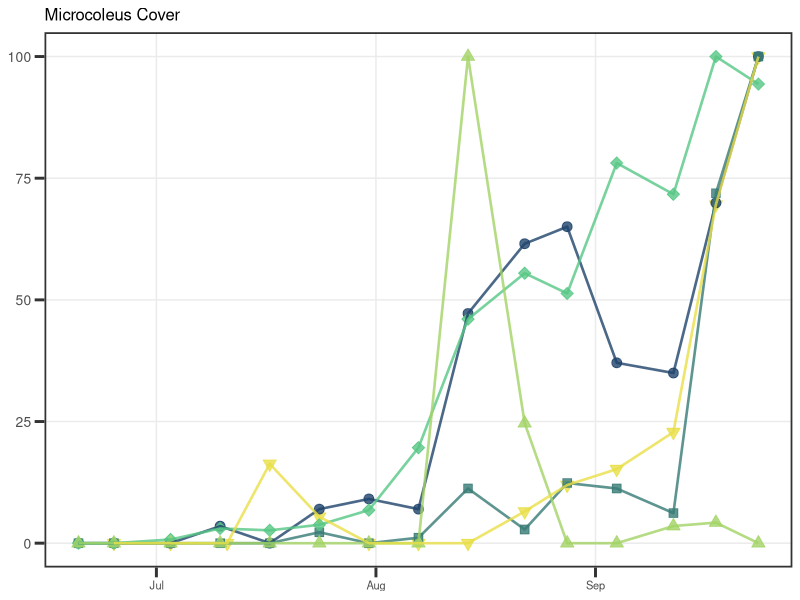
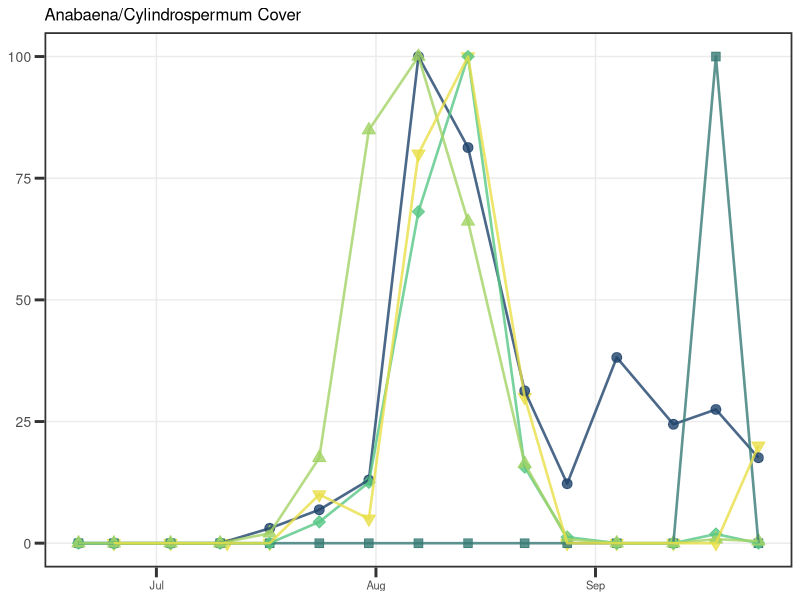
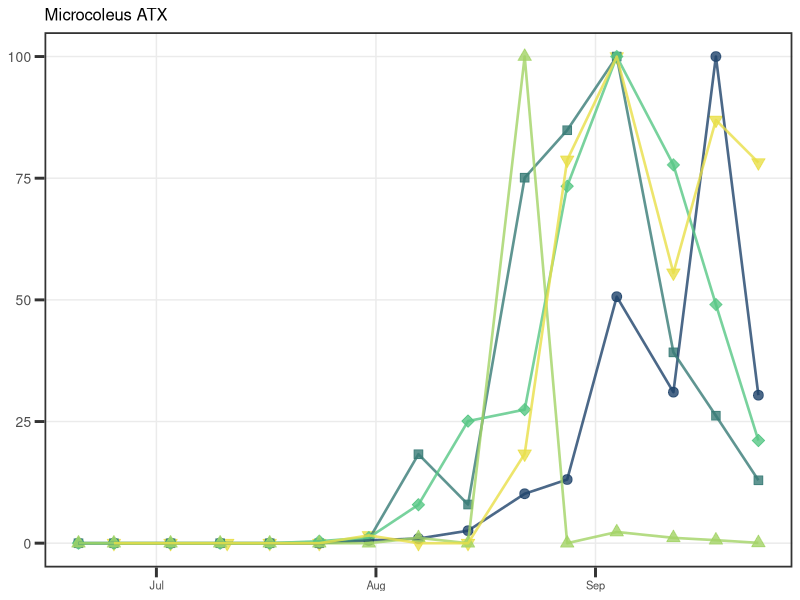
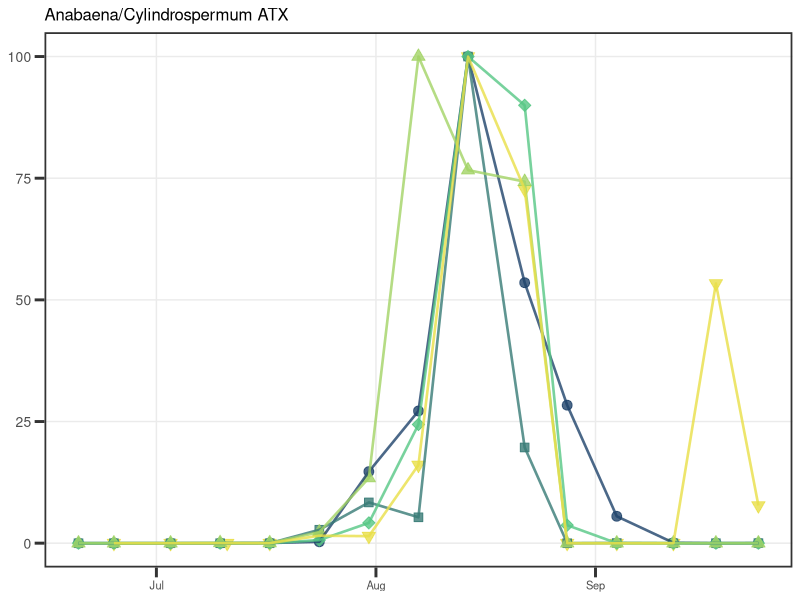
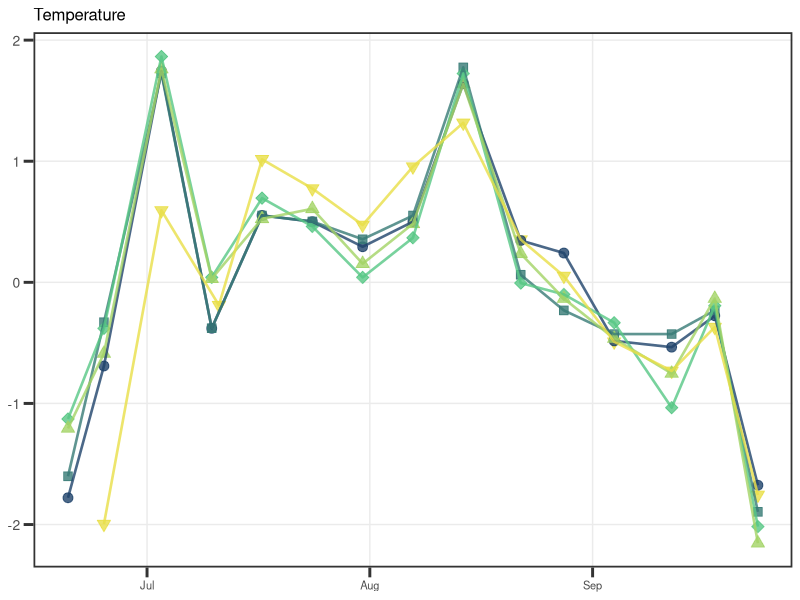
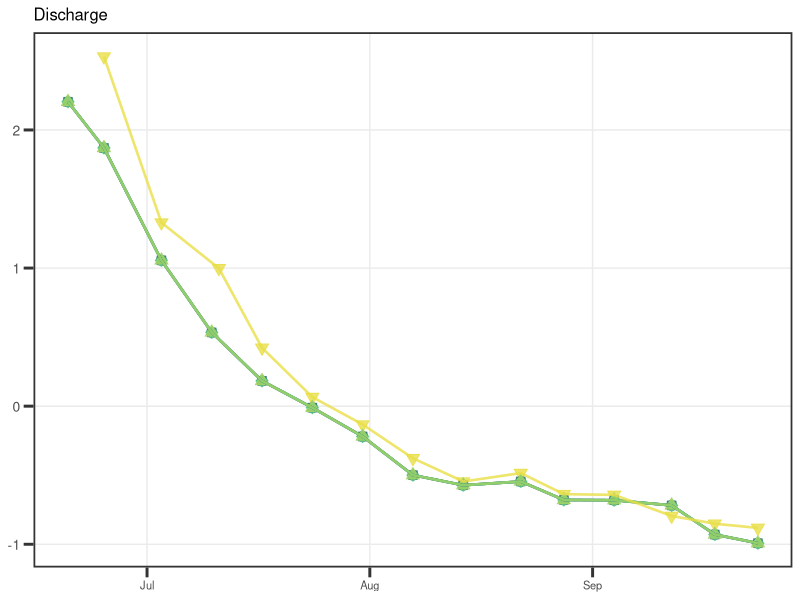
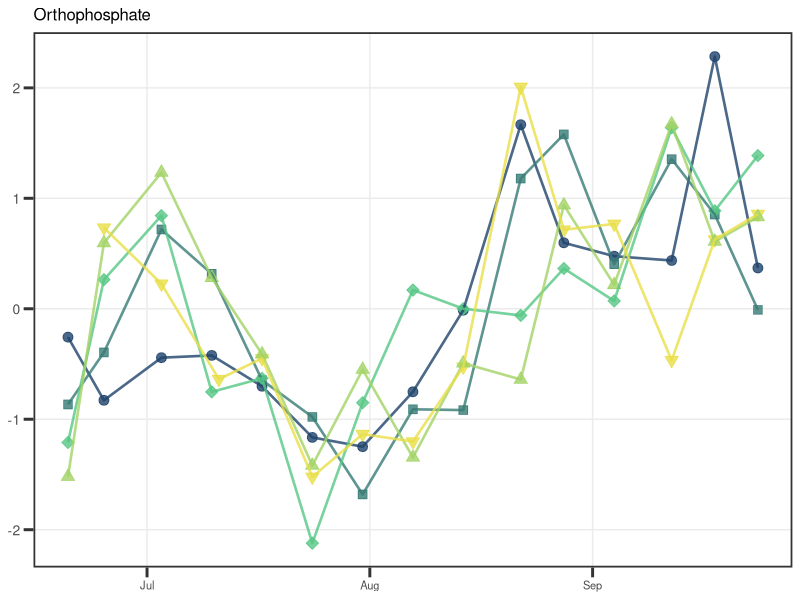
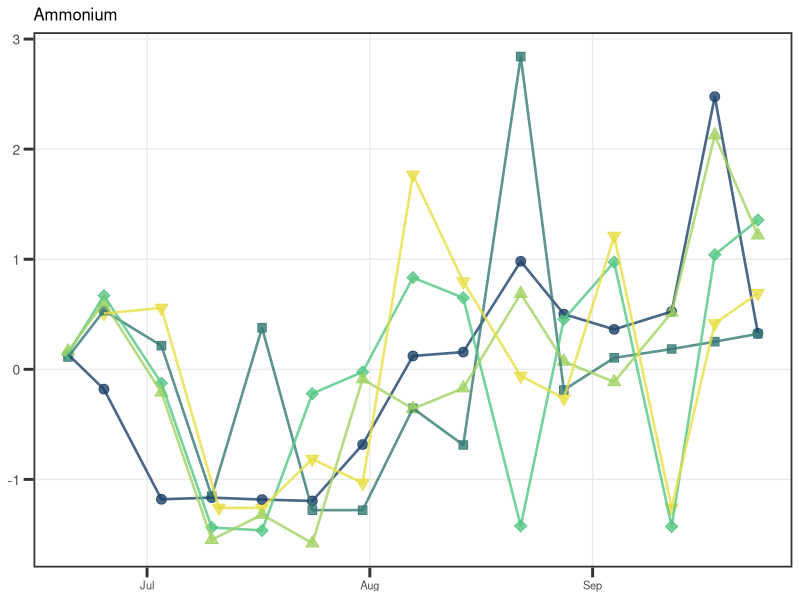

These charts were generated, in order, by the following R code: (Note: this script raises an error after producing the figures.)
#### predictive modeling covariate exploration
### Jordan Zabrecky
## last edited: 08.07.2025

# This code explores response variables covariates that may be used in 
# predictive models

#### (1) Loading libraries & data ####

# loading libraries
lapply(c("tidyverse"), require, character.only = T)

# loading in normalized/standardized data
norm_data <- read.csv("./data/predictive_models/inputs.csv") %>% 
  mutate(field_date = ymd(field_date))

# loading in raw data
raw_data <- read.csv("./data/field_and_lab/sfkeel23_combined.csv") %>%
  mutate(field_date = ymd(field_date))

#### (2) Plotting response variables ####

# palette for plots
palette <- c("#1E426B","#377B76", "#57C785", "#A2D366", "#E8DE48")

# set theme
theme_set(theme_bw() + theme(panel.grid.minor = element_blank(),
                             panel.border = element_rect(linewidth = 1.2), axis.ticks = element_line(linewidth = 1),
                             text = element_text(size = 10), axis.ticks.length=unit(.25, "cm"),
                             axis.text.y = element_text(size = 10)))

# plotting function

# normalized Microcoleus cover (quadrat metric)
norm_Micro <- ggplot(data = norm_data, aes(x = field_date, y = resp_M_cover_norm)) +
  geom_point(aes(color = site_reach, shape = site_reach, fill = site_reach), 
             size = 3, alpha = 0.8) +
  geom_line(aes(color = site_reach), alpha = 0.8, linewidth = 0.9) +
  scale_shape_manual(values = c(21, 22, 23, 24, 25)) +
  scale_fill_manual(values = palette) +
  scale_color_manual(values = palette) + 
  xlab(NULL) +
  ylab(NULL) +
  ggtitle("Microcoleus Cover") +
  theme(legend.position = "none")
norm_Micro

# normalized Anabaena/Cylindrospermum cover (quadrat metric)
norm_AnaCyl <- ggplot(data = norm_data, aes(x = field_date, y = resp_AC_cover_norm)) +
  geom_point(aes(color = site_reach, shape = site_reach, fill = site_reach), 
             size = 3, alpha = 0.8) +
  geom_line(aes(color = site_reach), alpha = 0.8, linewidth = 0.9) +
  scale_shape_manual(values = c(21, 22, 23, 24, 25)) +
  scale_fill_manual(values = palette) +
  scale_color_manual(values = palette) + 
  xlab(NULL) +
  ylab(NULL) +
  ggtitle("Anabaena/Cylindrospermum Cover") +
  theme(legend.position = "none")
norm_AnaCyl
# may want to consider throwing out site 2 since mostly Anabaena
# accumulated on the banks at this site and the one time it appeared in
# quadrat was Cylindrospermum in upstream transect (shallow pool)

# normalized Microcoleus anatoxin concentrations
norm_Micro_atx <- ggplot(data = norm_data, aes(x = field_date, y = resp_M_atx_norm)) +
  geom_point(aes(color = site_reach, shape = site_reach, fill = site_reach), 
             size = 3, alpha = 0.8) +
  geom_line(aes(color = site_reach), alpha = 0.8, linewidth = 0.9) +
  scale_shape_manual(values = c(21, 22, 23, 24, 25)) +
  scale_fill_manual(values = palette) +
  scale_color_manual(values = palette) + 
  xlab(NULL) +
  ylab(NULL) +
  ggtitle("Microcoleus ATX") +
  theme(legend.position = "none")
norm_Micro_atx
# want to consider if we want to have a statement where no anatoxins
# are predicted if there is no presence 
# (i.e. proportion of transects present == 0)

# normalized Anabaena/Cylindrospermum anatoxin concentrations
norm_AnaCyl_atx <- ggplot(data = norm_data, aes(x = field_date, y = resp_AC_atx_norm)) +
  geom_point(aes(color = site_reach, shape = site_reach, fill = site_reach), 
             size = 3, alpha = 0.8) +
  geom_line(aes(color = site_reach), alpha = 0.8, linewidth = 0.9) +
  scale_shape_manual(values = c(21, 22, 23, 24, 25)) +
  scale_fill_manual(values = palette) +
  scale_color_manual(values = palette) + 
  xlab(NULL) +
  ylab(NULL) +
  ggtitle("Anabaena/Cylindrospermum ATX") +
  theme(legend.position = "none")
norm_AnaCyl_atx

#### (3) Plotting covariates ####

## Physical covariates

# temperature
temperature <- ggplot(data = norm_data, aes(x = field_date, y = temp_C)) +
  geom_point(aes(color = site_reach, shape = site_reach, fill = site_reach), 
             size = 3, alpha = 0.8) +
  geom_line(aes(color = site_reach), alpha = 0.8, linewidth = 0.9) +
  scale_shape_manual(values = c(21, 22, 23, 24, 25)) +
  scale_fill_manual(values = palette) +
  scale_color_manual(values = palette) + 
  xlab(NULL) +
  ylab(NULL) +
  ggtitle("Temperature") +
  theme(legend.position = "none")
temperature

# discharge
discharge <- ggplot(data = norm_data, aes(x = field_date, y = discharge_m3_s)) +
  geom_point(aes(color = site_reach, shape = site_reach, fill = site_reach), 
             size = 3, alpha = 0.8) +
  geom_line(aes(color = site_reach), alpha = 0.8, linewidth = 0.9) +
  scale_shape_manual(values = c(21, 22, 23, 24, 25)) +
  scale_fill_manual(values = palette) +
  scale_color_manual(values = palette) + 
  xlab(NULL) +
  ylab(NULL) +
  ggtitle("Discharge") +
  theme(legend.position = "none")
discharge

## Water Quality covariates

# phosphate
phosphate <- ggplot(data = norm_data, aes(x = field_date, y = oPhos_ug_P_L)) +
  geom_point(aes(color = site_reach, shape = site_reach, fill = site_reach), 
             size = 3, alpha = 0.8) +
  geom_line(aes(color = site_reach), alpha = 0.8, linewidth = 0.9) +
  scale_shape_manual(values = c(21, 22, 23, 24, 25)) +
  scale_fill_manual(values = palette) +
  scale_color_manual(values = palette) + 
  xlab(NULL) +
  ylab(NULL) +
  ggtitle("Orthophosphate") +
  theme(legend.position = "none")
phosphate

# ammonium
ammonium <- ggplot(data = norm_data, aes(x = field_date, y = ammonium_mg_N_L)) +
  geom_point(aes(color = site_reach, shape = site_reach, fill = site_reach), 
             size = 3, alpha = 0.8) +
  geom_line(aes(color = site_reach), alpha = 0.8, linewidth = 0.9) +
  scale_shape_manual(values = c(21, 22, 23, 24, 25)) +
  scale_fill_manual(values = palette) +
  scale_color_manual(values = palette) + 
  xlab(NULL) +
  ylab(NULL) +
  ggtitle("Ammonium") +
  theme(legend.position = "none")
ammonium

# nitrate
nitrate <- ggplot(data = norm_data, aes(x = field_date, y = nitrate_mg_N_L)) +
  geom_point(aes(color = site_reach, shape = site_reach, fill = site_reach), 
             size = 3, alpha = 0.8) +
  geom_line(aes(color = site_reach), alpha = 0.8, linewidth = 0.9) +
  scale_shape_manual(values = c(21, 22, 23, 24, 25)) +
  scale_fill_manual(values = palette) +
  scale_color_manual(values = palette) + 
  xlab(NULL) +
  ylab(NULL) +
  ggtitle("Nitrate") +
  theme(legend.position = "none")
nitrate
# outlier for SFE-M-3 at end of July

# dissolved inorganic nitrogen (DIN; amm + nitrate)
DIN <- ggplot(data = norm_data, aes(x = field_date, y = DIN_mg_N_L)) +
  geom_point(aes(color = site_reach, shape = site_reach, fill = site_reach), 
             size = 3, alpha = 0.8) +
  geom_line(aes(color = site_reach), alpha = 0.8, linewidth = 0.9) +
  scale_shape_manual(values = c(21, 22, 23, 24, 25)) +
  scale_fill_manual(values = palette) +
  scale_color_manual(values = palette) + 
  xlab(NULL) +
  ylab(NULL) +
  ggtitle("Dissolved Inorganic Nitrogen (DIN)") +
  theme(legend.position = "none")
DIN

# conductivity
conductivity <- ggplot(data = norm_data, aes(x = field_date, y = cond_uS_cm)) +
  geom_point(aes(color = site_reach, shape = site_reach, fill = site_reach), 
             size = 3, alpha = 0.8) +
  geom_line(aes(color = site_reach), alpha = 0.8, linewidth = 0.9) +
  scale_shape_manual(values = c(21, 22, 23, 24, 25)) +
  scale_fill_manual(values = palette) +
  scale_color_manual(values = palette) + 
  xlab(NULL) +
  ylab(NULL) +
  ggtitle("Conductivity") +
  theme(legend.position = "none")
conductivity

# total dissolved carbon (TDC)
TDC <- ggplot(data = norm_data, aes(x = field_date, y = TDC_mg_L)) +
  geom_point(aes(color = site_reach, shape = site_reach, fill = site_reach), 
             size = 3, alpha = 0.8) +
  geom_line(aes(color = site_reach), alpha = 0.8, linewidth = 0.9) +
  scale_shape_manual(values = c(21, 22, 23, 24, 25)) +
  scale_fill_manual(values = palette) +
  scale_color_manual(values = palette) + 
  xlab(NULL) +
  ylab(NULL) +
  ggtitle("Total Dissolved Carbon (TDC)") +
  theme(legend.position = "none")
TDC
# very variable? likely will not use this data

# dissolved organic carbon (DOC)
DOC <- ggplot(data = norm_data, aes(x = field_date, y = TDC_mg_L)) +
  geom_point(aes(color = site_reach, shape = site_reach, fill = site_reach), 
             size = 3, alpha = 0.8) +
  geom_line(aes(color = site_reach), alpha = 0.8, linewidth = 0.9) +
  scale_shape_manual(values = c(21, 22, 23, 24, 25)) +
  scale_fill_manual(values = palette) +
  scale_color_manual(values = palette) + 
  xlab(NULL) +
  ylab(NULL) +
  ggtitle("Dissolved Organic Carbon (DOC)") +
  theme(legend.position = "none")
DOC
# decrease at end of season; likely will not use this data though

## Biological covariates

# GPP
TDC <- ggplot(data = norm_data, aes(x = field_date, y = TDC_mg_L)) +
  geom_point(aes(color = site_reach, shape = site_reach, fill = site_reach), 
             size = 3, alpha = 0.8) +
  geom_line(aes(color = site_reach), alpha = 0.8, linewidth = 0.9) +
  scale_shape_manual(values = c(21, 22, 23, 24, 25)) +
  scale_fill_manual(values = palette) +
  scale_color_manual(values = palette) + 
  xlab(NULL) +
  ylab(NULL) +
  ggtitle("Total Dissolved Carbon (TDC)") +
  theme(legend.position = "none")
TDC
# very variable? likely will not use this data

# dissolved organic carbon (DOC)
GPP <- ggplot(data = norm_data, aes(x = field_date, y = GPP_median_tofourdaysprior)) +
  geom_point(aes(color = site_reach, shape = site_reach, fill = site_reach), 
             size = 3, alpha = 0.8) +
  geom_line(aes(color = site_reach), alpha = 0.8, linewidth = 0.9) +
  scale_shape_manual(values = c(21, 22, 23, 24, 25)) +
  scale_fill_manual(values = palette) +
  scale_color_manual(values = palette) + 
  xlab(NULL) +
  ylab(NULL) +
  ggtitle("Gross Primary Productivity (GPP)") +
  theme(legend.position = "none")
GPP

# Microcoleus cover
micro_cover <- ggplot(data = norm_data, aes(x = field_date, y = microcoleus)) +
  geom_point(aes(color = site_reach, shape = site_reach, fill = site_reach), 
             size = 3, alpha = 0.8) +
  geom_line(aes(color = site_reach), alpha = 0.8, linewidth = 0.9) +
  scale_shape_manual(values = c(21, 22, 23, 24, 25)) +
  scale_fill_manual(values = palette) +
  scale_color_manual(values = palette) + 
  xlab(NULL) +
  ylab(NULL) +
  ggtitle("Microcoleus Cover") +
  theme(legend.position = "none")
micro_cover

# Anabaena/Cylindrospermum cover
anacyl_cover <- ggplot(data = norm_data, aes(x = field_date, y = anabaena_cylindrospermum)) +
  geom_point(aes(color = site_reach, shape = site_reach, fill = site_reach), 
             size = 3, alpha = 0.8) +
  geom_line(aes(color = site_reach), alpha = 0.8, linewidth = 0.9) +
  scale_shape_manual(values = c(21, 22, 23, 24, 25)) +
  scale_fill_manual(values = palette) +
  scale_color_manual(values = palette) + 
  xlab(NULL) +
  ylab(NULL) +
  ggtitle("Anabaena/Cylindrospermum Cover") +
  theme(legend.position = "none")
anacyl_cover

# one with the legend
legend <- ggplot(data = norm_data, aes(x = field_date, y = anabaena_cylindrospermum)) +
  geom_point(aes(color = site_reach, shape = site_reach, fill = site_reach), 
             size = 3, alpha = 0.8) +
  geom_line(aes(color = site_reach), alpha = 0.8, linewidth = 0.9) +
  scale_shape_manual(labels = c("SFE-Lower-1S", "SFE-Lower-2", "SFE-Lower-3",
                       "SFE-Lower-4", "SFE-Upper-1S"), values = c(21, 22, 23, 24, 25)) +
  scale_fill_manual(labels = c("SFE-Lower-1S", "SFE-Lower-2", "SFE-Lower-3",
                      "SFE-Lower-4", "SFE-Upper-1S"), values = palette) +
  scale_color_manual(labels = c("SFE-Lower-1S", "SFE-Lower-2", "SFE-Lower-3",
                       "SFE-Lower-4", "SFE-Upper-1S"), values = palette) + 
  xlab(NULL) +
  ylab(NULL) +
  ggtitle("Anabaena/Cylindrospermum Cover") +
  theme(legend.position = "top")
legend

#### (4) Checking for covariance ####

# covariance matrix
cov(norm_data[,4:23] %>% na.omit())

## notes:
# none appear to be greater than 0.7 except nitrate w/ DIN 
# this is to be expected; we are just using DIN in place of nitrate